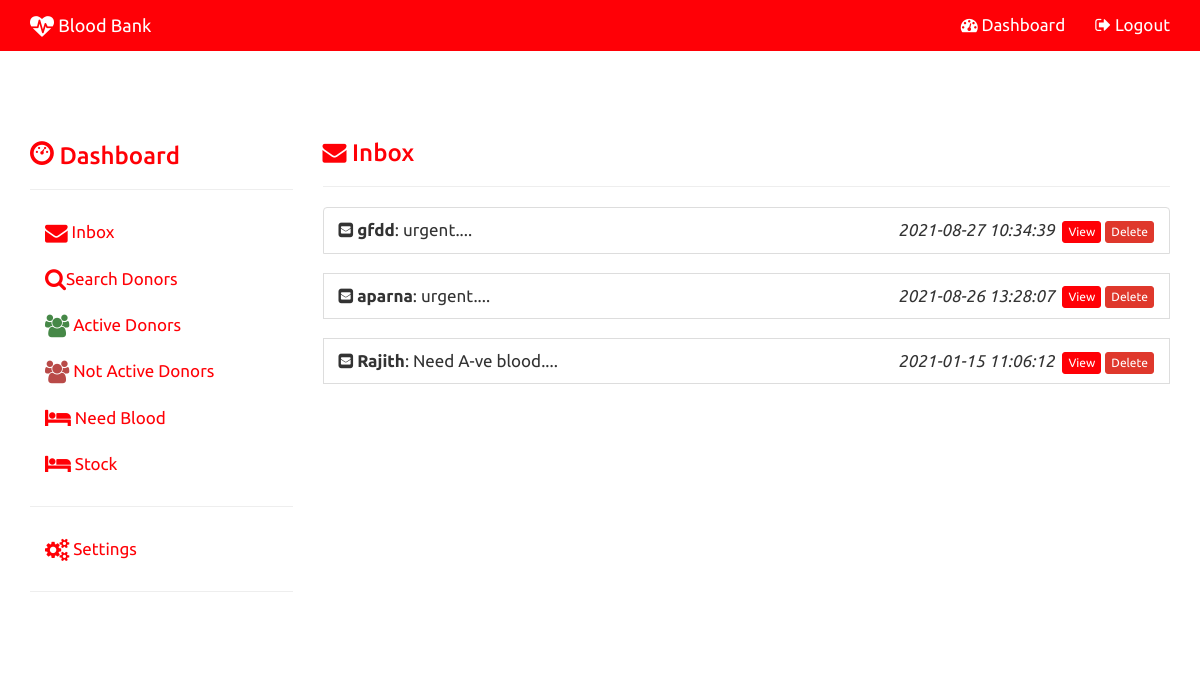
Screenshot of /admin_inbox.php (signed in) with the database file from the repository.
### tables this page shows
CREATE TABLE `messages` (
  `ID` int(11) NOT NULL,
  `NAME` varchar(150) NOT NULL,
  `CONTACT` varchar(50) NOT NULL,
  `EMAIL` varchar(200) NOT NULL,
  `MESSAGE` text NOT NULL,
  `STATUS` text NOT NULL,
  `LOGS` datetime NOT NULL
);

### admin_inbox.php (the view, shortened to what this page needs)
<?php
include("config.php");
?>
<!DOCTYPE html>
<html lang="en">
	<head>
			<?php include("admin_head.php");?>
	</head>
	<body>
<?php include("admin_topnav.php"); ?>
<div class="container"  style='margin-top:70px;'>
	<div class="row">
		<div class="col-sm-3">
			<?php include("admin_side_nav.php");?>
		</div>
		<div class="col-sm-9" >
			<h3 class="text-primary"><i class="fa fa-envelope"></i> Inbox </h3><hr>
<?php
$sql="SELECT * FROM messages ORDER BY ID DESC";
$result=$con->query($sql);
if($result->num_rows>0)
{
	echo '<ul class="list-group">';
		while($row=$result->fetch_assoc())
		{
			if($row['STATUS']=='1')
			{
				echo '<li class="list-group-item active">
						<span>
							<b><i class="fa fa-envelope-square"> </i>      	'.$row["NAME"].'</b>: '.substr($row["MESSAGE"],0,50).'....
						</span>
						<span   class="pull-right">
							<i>'.$row['LOGS'].'</i>&nbsp;
							<a href="view_mess.php?id='.$row['ID'].'" class="btn btn-primary  btn-xs">View</a>
							<a href="admin_mess_del.php?id='.$row['ID'].'"  class="btn btn-danger btn-xs">Delete</a>
						</span>
					</li>';
			}
			else
			{
				echo '<li class="list-group-item">
						<span>
							<b><i class="fa fa-envelope-square
"></i> '.$row["NAME"].'</b>: '.substr($row["MESSAGE"],0,50).'....
						</span>
						<span   class="pull-right">
							<i>'.$row['LOGS'].'</i>&nbsp;
							<a href="view_mess.php?id='.$row['ID'].'" class="btn btn-primary btn-xs">View</a>
							<a href="admin_mess_del.php?id='.$row['ID'].'"  class="btn btn-danger btn-xs">Delete</a>
						</span>
				</li>';
			}
			echo"<br>";
		}
	echo'</ul>';
}
else
{
	echo "<div class='alert alert-info mess'>No More Messages</div>";
}
					?>
		</div>
	</div>
</div>
	 <?php include("admin_footer.php"); ?>
	</body>
</html>

### css/modern-business.css (style rules this page uses)
html, body { height: 100%; }
body { padding-top: 50px; }
p,li { font-size:17px; }
.navbar-default,.panel-heading,.btn-primary { background-color:#ff0006 !important; border-color:#ff0006 !important; }
.text-primary { color:#ff0006 !important; }

### rows the page displays
messages: NAME "gfdd", MESSAGE "urgent", LOGS "2021-08-27 10:34:39"
messages: NAME "aparna", MESSAGE "urgent", LOGS "2021-08-26 13:28:07"
messages: NAME "Rajith", MESSAGE "Need A-ve blood", LOGS "2021-01-15 11:06:12"
